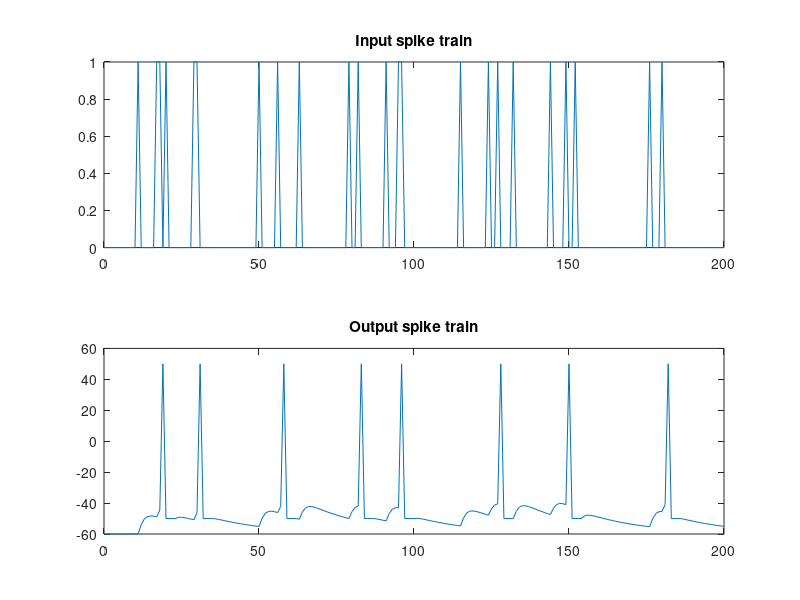

The MATLAB source for this figure:
% Fire a neuron via alpha function synapse and random input spike train
% R Rao 2007

clear
rand('state',0)
% I & F implementation dV/dt = - V/RC + I/C
h = 1; % step size, Euler method, = dt ms
t_max= 200; % ms, simulation time period
tstop = t_max/h; % number of time steps
ref = 0; % refractory period counter

% Generate random input spikes
% Note: This is not entirely realistic - no refractory period
% Also: if you change step size h, input spike train changes too...
spike_train = rand(tstop,1);
thr = 0.9; % threshold for random spikes
spike_train(find(spike_train > thr)) = ones(size((find(spike_train > thr))));
spike_train(find(spike_train < thr)) = zeros(size((find(spike_train < thr))));

% alpha func synaptic conductance
t_a = 100; % Max duration of syn conductance
t_peak = 1; % ms
g_peak = 0.05; % nS (peak synaptic conductance)
const = g_peak/(t_peak*exp(-1)); 
t_vec = 0:h:t_a;
alpha_func = const*t_vec.*(exp(-t_vec/t_peak));
clf
plot(t_vec(1:80),alpha_func(1:80))
xlabel('t (in ms)')
title('Alpha Function (Synaptic Conductance for Spike at t=0)')
pause(2) 

% capacitance and leak resistance
C = 0.5 % nF
R = 40 % M ohms

% conductance and associated parameters to simulate spike rate adaptation
g_ad = 0; 
G_inc = 1/h;
tau_ad = 2;

% Initialize basic parameters
E_leak = -60; % mV, equilibrium potential
E_syn = 0; % Excitatory synapse (why is this excitatory?)
g_syn = 0; % Current syn conductance
V_th = -40; % spike threshold mV
V_spike = 50; % spike value mV
ref_max = 4/h; % Starting value of ref period counter
t_list = [];
V = E_leak;
V_trace = [V];
t_trace = [0];

clf
subplot(2,1,1)
plot(0:h:t_max,[0; spike_train])
title('Input spike train')

for t = 1:tstop

   % Compute input
   if (spike_train(t) > 0) % check for input spike
    t_list = [t_list; 1];
   end   
   % Calculate synaptic current due to current and past input spikes
   g_syn = sum(alpha_func(t_list));
   I_syn = g_syn*(E_syn - V); 

   % Update spike times
   if t_list
     t_list = t_list + 1;
     if (t_list(1) == t_a)  % Reached max duration of syn conductance
       t_list = t_list(2:max(size(t_list)));
     end
   end

   % Compute membrane voltage
   % Euler method: V(t+h) = V(t) + h*dV/dt
   if ~ref
     V = V + h*(- ((V-E_leak)*(1+R*g_ad)/(R*C)) + (I_syn/C));
     g_ad = g_ad + h*(- g_ad/tau_ad); % spike rate adaptation
   else
     ref = ref - 1;
     V = V_th-10; % reset voltage after spike
     g_ad = 0;
   end
   
   % Generate spike
   if ((V > V_th) && ~ref)
     V = V_spike;
     ref = ref_max;
     g_ad = g_ad + G_inc;
   end

   V_trace = [V_trace V];
   t_trace = [t_trace t*h];   
end

subplot(2,1,2)
plot(t_trace,V_trace)
drawnow
title('Output spike train')
